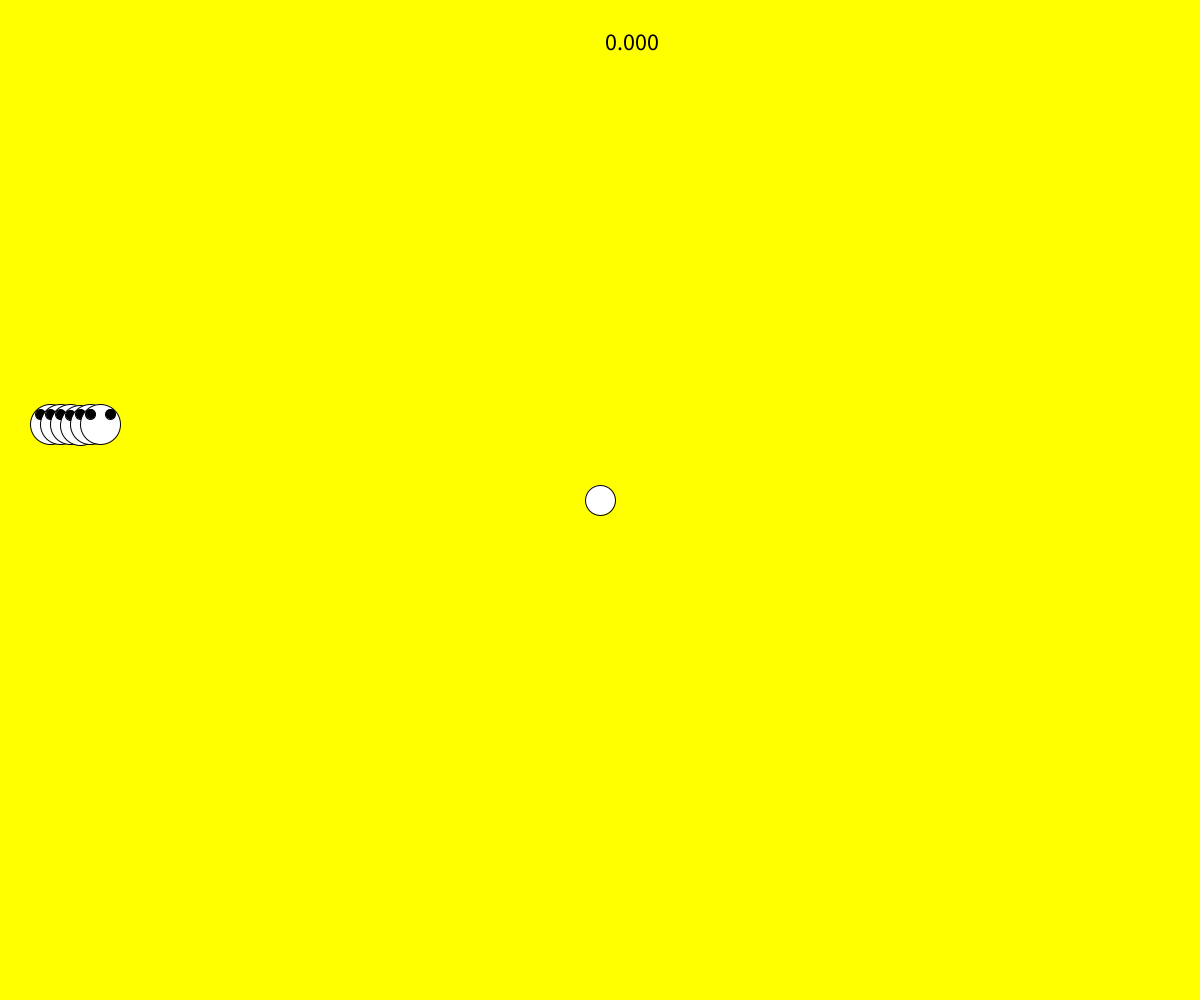
Frame 1 (no input)
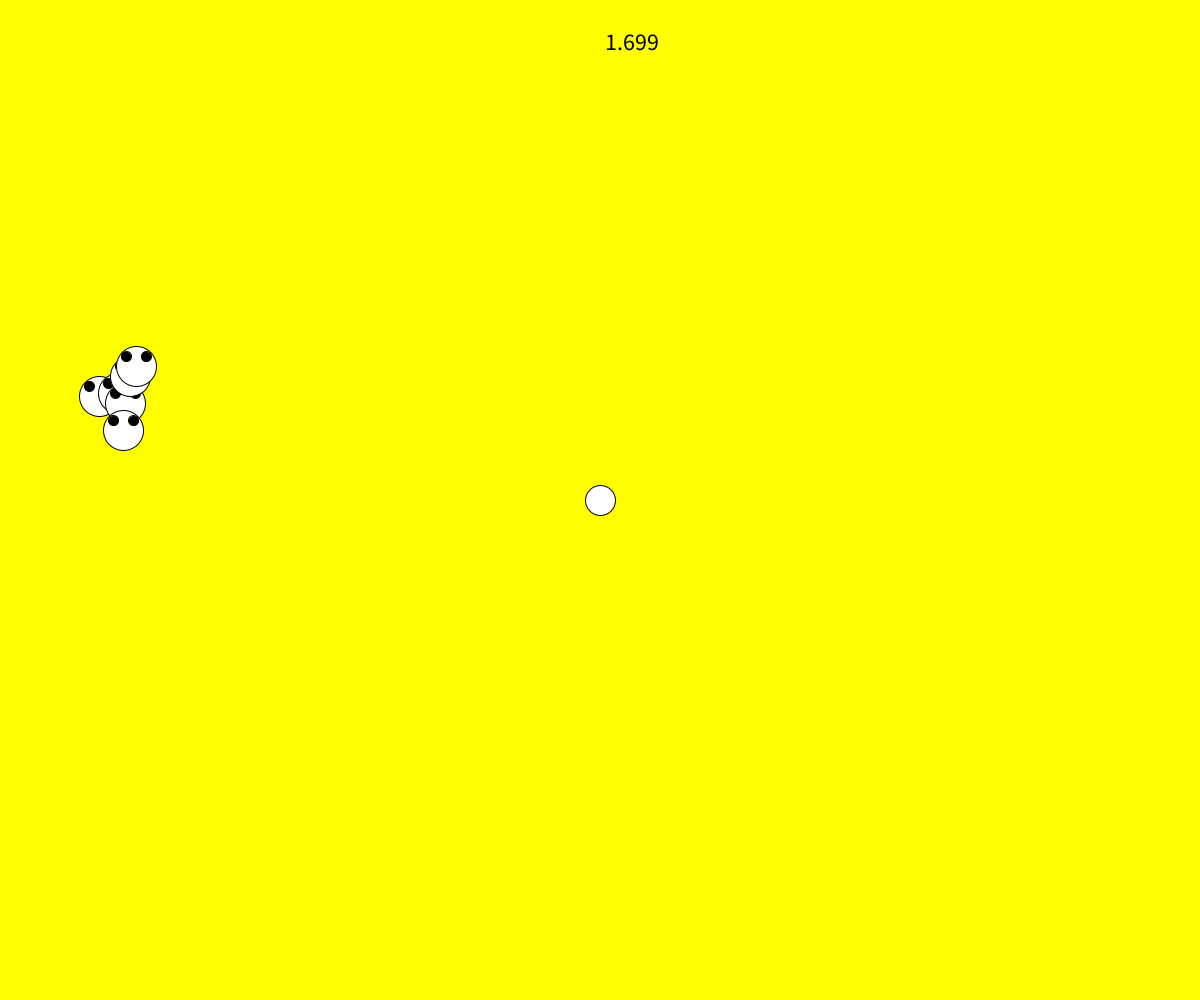
Frame 60 (the mouse pressed at the canvas centre just before this capture)
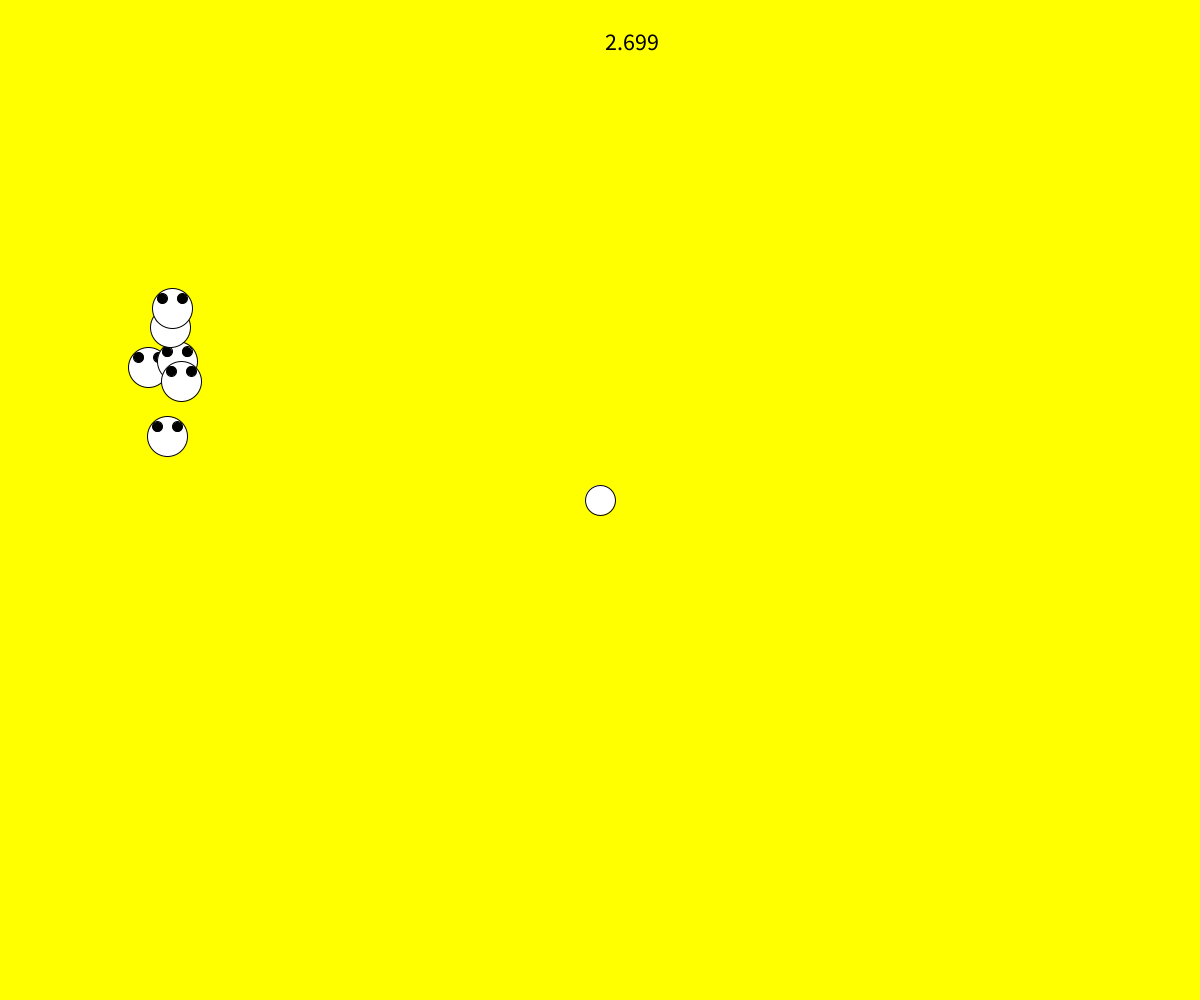
Frame 120 (the mouse held since frame 60 and released just before this capture)

The Processing sketch that drew these frames (run headless with seeded random() and noise(); from frame 60 on, the mouse is pressed at the canvas centre):

// Processing sketch: team4
// ── team4.pde
float [] x, y, vx, vy, dx, dy, d;    //속도, 위치, 거리 어레이 지정
float t, s, time=0;    //처음 상태 지정

void setup() {
  size(1200, 1000);
  t = width/2;
  s = height/2;
  x = new float[14];  //빌런 중심의 x좌표
  y = new float[14];
  vx = new float[14];  //x좌표 변화량
  vy = new float[14];
  dx = new float[14];  //빌런과 주인공의 중점의  x좌표 거리차
  dy = new float[14];
  d = new float[14];  //빌런과 주인공의 중점의 거리
  for (int i=0; i<14; i++) {
    vx[i] = random(0.5, 1);
    vy[i] = random(-1, 1);
    x[i] = 50+10*i;
    y[i] = height/2 - 75;
  }
}
void draw() {  //초에 60번씩 그림을 그리는 함수
  background(255, 255, 0);
  textSize(24); // 폰트 크기
  fill(0); // 글씨 생상
  text(time, width/2, 50); // 시간 표현
  time = (millis())/1000f;
  fill(255);
  circle(t, s, 30);  //캐릭터
  if (keyPressed) moveme();
  if (time <6) {
    for (int i=0; i<6; i++) {
      moveVillain(i);
      collide(i);
    }
  } else {    //스테이지2
    for (int i =6; i<14; i++) {
      moveVillain(i);
      collide(i);
    }
  }
}
void villain(float a, float b) {    //빌런함수
  circle(a, b, 40);
  fill(0, 0, 0);
  circle(a-10, b-10, 10);
  circle(a+10, b-10, 10);
  fill(255, 255, 255);
}

void moveVillain(int i) {
  x[i] += vx[i];
  y[i] += vy[i];
  villain(x[i], y[i]);
  if (x[i]>width) x[i] = 0;
  if (x[i]<0) x[i] = width;
  if (y[i]>height) y[i] = 0;
  if (y[i]<0) y[i] = height;
}
void collide(int i) {
  dx[i] = x[i]-t;
  dy[i] = y[i]-s;
  d[i] = sqrt(dx[i]*dx[i]+dy[i]*dy[i]);
  if (d[i] <35) {
    fill(102, 0, 23);
    textSize(70);
    text("You DIED...", 175, 150);
    delay(2000);
    stop();
  }
}
void moveme() { // suh
  if (t<=width && t>=0) {
    if (keyCode == LEFT) {
      t -=5;
    } else if (keyCode == RIGHT) {
      t += 5;
    }
  }
  if ( t>width) {
    if (keyCode == LEFT) {
      t-=5;
    }
  }
  if (t <0) {
    if (keyCode == RIGHT) {
      t+=5;
    }
  }
  if (s <=height && s>=0) {
    if (keyCode == UP) {
      s -= 5;
    } else if (keyCode == DOWN) {
      s += 5;
    }
  }
  if (s > height) {
    if (keyCode == UP) {
      s-=5;
    }
  }
  if (s <0) {
    if (keyCode == DOWN) {
      s+=5;
    }
  }
}
